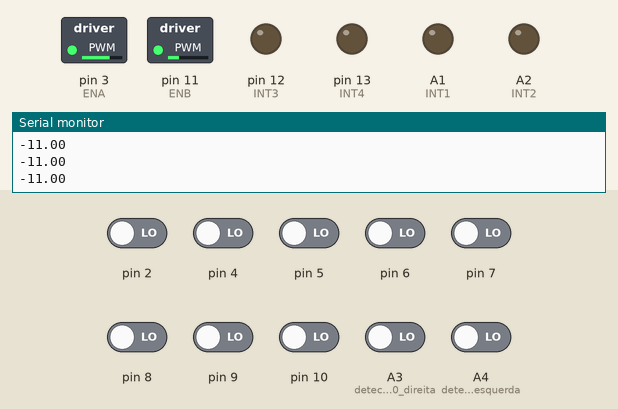
The sketch below on a simulated Arduino Uno, built with avr-gcc and run on an emulated ATmega328P. Parts: switched loads named in the sketch (green lamp = pin HIGH), output pins drawn as LEDs (lit = HIGH), the last lines printed to the serial monitor. The test bench sets the inputs (shaded band); at power-on: A3 (detector_90_direita), A4 (detector_90_esquerda), pin 2, pin 4–10 LOW.

Above: at 12.7 s.
12.8 s: pin 7 driven HIGH
At 12.96 s:
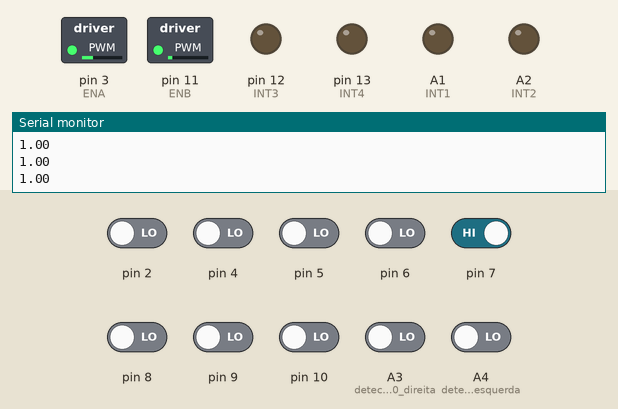
15.8 s: A3 (detector_90_direita) driven HIGH
At 16.01 s:
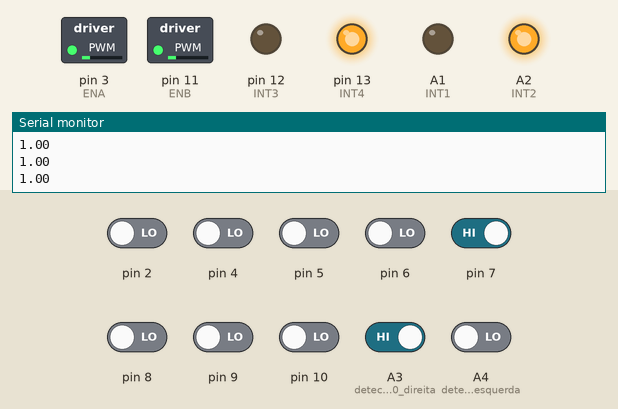
18.8 s: pin 2 driven HIGH
21.8 s: pin 4 driven HIGH
24.8 s: pin 8 driven HIGH
27.8 s: pin 6 driven HIGH
Timing chart, 0 to 30.8 s (numbered marks = the images above; inputs shaded):
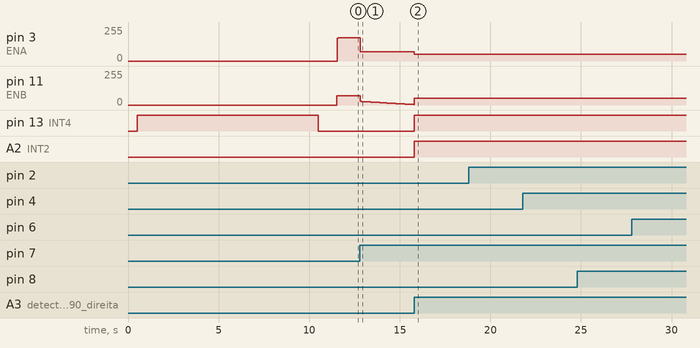

The sketch:

seguidor_atual.ino
```cpp
  #include <QTRSensors.h>
//Definição dos motores

#define INT1 A1
#define INT2 A2
#define INT3 12
#define INT4 13
#define ENA 3
#define ENB 11

//Definição dos sensores

QTRSensors qtr;

const uint8_t SensorCount = 8;
uint16_t sensorValues[SensorCount];

//Sensores de 90 graus
int detector_90_direita = A3;
int detector_90_esquerda = A4;

//Definições do pid

float Kp = 55; // Ganho proporcional
float Ki = 0.05; // Ganho integral
float Kd = 0.3; // Ganho derivativo

float integral = 0; // Valor da integral
float prop = 0; // Valor proporcional
float derivativo = 0; // Valor do derivativo
float PID = 0; // Valor do controle PID
int U_erro = 0; // Último valor de erro

//Definições das velocidades inicias
int velocidadeInicial = 70;
float avgSpeedESQ = velocidadeInicial; // Velocidade média do motor esquerdo
float avgSpeedDIR = velocidadeInicial; // Velocidade média do motor direito
int incremento = 5;

void setup() {

  Serial.begin(9600);
  configurarSensor();
  pinMode(INT1, OUTPUT);
  pinMode(INT2, OUTPUT);
  pinMode(INT3, OUTPUT);
  pinMode(INT4, OUTPUT);
  pinMode(ENA, OUTPUT);
  pinMode(ENB, OUTPUT);
  pinMode(detector_90_direita,INPUT);
  pinMode(detector_90_esquerda, INPUT);


}

void loop() {


  uint16_t position = qtr.readLineBlack(sensorValues);
  float leituraMapeada = mapearValores(position);
  bool leitura_90_direita = ler_90_direita();
  bool leitura_90_esquerda = ler_90_esquerda();
  Serial.println(leituraMapeada);
  testar_90_graus(leitura_90_direita , leitura_90_esquerda);
  if (leituraMapeada == 0) {
    setVelocidade(velocidadeInicial); // Define uma velocidade inicial
    frente(); // Move para frente
  } else {
    // Calcula o PID e ajusta as velocidades dos motores
    float pidOutput = calculaPID(leituraMapeada);
    ajustarVelocidadePID(pidOutput);

 }

    // ajustarTrajetoria(leituraMapeada);
    // frente();
 }


//Funções do sensor

void configurarSensor(){
    // configure the sensors
  qtr.setTypeRC();
  qtr.setSensorPins((const uint8_t[]){2, 4, 5, 6, 7, 8, 9, 10}, SensorCount);
  qtr.setEmitterPin(A0);

  delay(500);
  pinMode(LED_BUILTIN, OUTPUT);
  digitalWrite(LED_BUILTIN, HIGH); // turn on Arduino's LED to indicate we are in calibration mode

  // 2.5 ms RC read timeout (default) * 10 reads per calibrate() call
  // = ~25 ms per calibrate() call.
  // Call calibrate() 400 times to make calibration take about 10 seconds.
  for (uint16_t i = 0; i < 400; i++)
  {
    qtr.calibrate();
  }
  digitalWrite(LED_BUILTIN, LOW); // turn off Arduino's LED to indicate we are through with calibration

  // print the calibration minimum values measured when emitters were on
  Serial.begin(9600);
  for (uint8_t i = 0; i < SensorCount; i++)
  {
    Serial.print(qtr.calibrationOn.minimum[i]);
    Serial.print(' ');
  }
  Serial.println();

  // print the calibration maximum values measured when emitters were on
  for (uint8_t i = 0; i < SensorCount; i++)
  {
    Serial.print(qtr.calibrationOn.maximum[i]);
    Serial.print(' ');
  }
  Serial.println();
  Serial.println();
  delay(1000);
}

float mapearValores(int leitura) {
  const int minSensorValue = 1000; // Valor mínimo do sensor
  const int maxSensorValue = 6000; // Valor máximo do sensor
  const int mappedMinValue = -8; // Valor mapeado correspondente ao mínimo
  const int mappedMaxValue = 8; // Valor mapeado correspondente ao máximo
  const int zeroSensorValue = 3500; // Valor do sensor correspondente a zero

  // Mapeia o valor do sensor para o intervalo desejado
  float mappedValue = map(leitura, minSensorValue, maxSensorValue, mappedMinValue, mappedMaxValue);

  // Subtrai o valor de zeroSensorValue para fazer 3500 corresponder a 0
  mappedValue -= map(zeroSensorValue, minSensorValue, maxSensorValue, mappedMinValue, mappedMaxValue);

  return mappedValue;
}

//Funções de movimentação

void ligar(int pino){
  digitalWrite(pino,HIGH);
}

void desligar(int pino){
  digitalWrite(pino,LOW);
}

void frente_motorA(){
  ligar(INT2);
  desligar(INT1);
}

void frente_motorB(){
    ligar(INT3);
    desligar(INT4);
}

void frente(){
  frente_motorA();
  frente_motorB();
}

void tras_motorA(){
  ligar(INT1);
  desligar(INT2);

}
void tras_motorB(){
  ligar(INT4);
  desligar(INT3);
}

void tras(){
  tras_motorA();
  tras_motorB();
}

void parar_motorA(){
  velocidade_motorA(0);
}
void parar_motorB(){
  velocidade_motorB(0);
}
void parar(){
  parar_motorA();
  parar_motorB();
}
void girar_eixo_direita(){
  frente_motorA();
  tras_motorB();
}
void girar_eixo_esquerda(){
  frente_motorB();
  tras_motorA();
}
void velocidade_motorA(int velocidade){
  analogWrite(ENA,velocidade);
}
void velocidade_motorB(int velocidade){
  analogWrite(ENB,velocidade);
}
void setVelocidade(int velocidade){
  velocidade_motorA(velocidade);
  velocidade_motorB(velocidade);
}
void virar_direita(){
 frente_motorA();
 parar_motorB();
 delay(1000);
 parar();
}
void virar_esquerda(){
 frente_motorB();
 parar_motorA();
 delay(1000);
 parar();
}
void testar_90_graus(bool leituraDireita, bool leituraEsqueda){

  if(leituraDireita){
    setVelocidade(velocidadeInicial-20);
    frente();
    girar_eixo_direita();
    delay(20);
    delay(375);
    parar();
  }
  if(leituraEsqueda){
    setVelocidade(velocidadeInicial-20);
    frente();
    delay(20);
    girar_eixo_esquerda();
    delay(375);
    parar();
  }
}
float calculaPID(int erro){
  if(erro==0){
    integral = 0;
  }

  prop = erro;
  integral = integral + erro;
  if(integral > 255){
    integral = 255;
  }
  else if(integral < -255){
    integral = -255;
  }
  derivativo = erro - U_erro;
  PID = ((Kp * prop) + (Ki * integral) + (Kd * derivativo));
  U_erro = erro;
  return PID;
}

void ajustarVelocidadePID(float PID) {
  float velesq, veldir; // Velocidades dos motores esquerdo e direito

  if (PID >= 0) { // Vira para a direita
    velesq = avgSpeedESQ;
    veldir = avgSpeedDIR - PID;

  } else { // Vira para a esquerda

    velesq = avgSpeedESQ + abs(PID);
    veldir = avgSpeedDIR;
  }

  // Define as velocidades dos motores

  // Serial.print(velesq);
  // Serial.print("  ");
  // Serial.print(veldir);
  velocidade_motorA(velesq);
  velocidade_motorB(veldir);
}
void ajustarTrajetoria(float leitura){
  int ajuste = abs(leitura) * incremento;
  if(leitura == 0){
    // Se a leitura é zero, mantém as velocidades dos motores iguais para seguir reto
    setVelocidade(velocidadeInicial);
  }
  else if(leitura < 0){
    // Se a leitura é negativa, o carrinho deve corrigir para a direita
    // Isso significa aumentar a velocidade do motor esquerdo e manter ou reduzir a do motor direito
    velocidade_motorA(velocidadeInicial + ajuste); // Aumenta a velocidade do motor esquerdo
    velocidade_motorB(max(velocidadeInicial - ajuste, 0)); // Reduz a velocidade do motor direito, mas não permite valores negativos
  }
  else {
    // Se a leitura é positiva, o carrinho deve corrigir para a esquerda
    // Isso significa manter ou reduzir a velocidade do motor esquerdo e aumentar a do motor direito
    velocidade_motorA(max(velocidadeInicial - ajuste, 0)); // Reduz a velocidade do motor esquerdo, mas não permite valores negativos
    velocidade_motorB(velocidadeInicial + ajuste); // Aumenta a velocidade do motor direito
  }
}
bool ler_90_direita(){
  return digitalRead(detector_90_direita);
}
bool ler_90_esquerda(){
  return digitalRead(detector_90_esquerda);
}
```

Measured:
- after the input at 12.8 s, pin 3 (ENA): 175/255 → 70/255 at once; pin 11 (ENB): moves from 70/255 to 3/255 over 3.0 s, starting at once
- after the input at 15.8 s, pin 3 (ENA): 70/255 → 50/255 at once; pin 11 (ENB): 3/255 → 50/255 at once; pin 13 (INT4), A2 (INT2): LOW → HIGH at once
